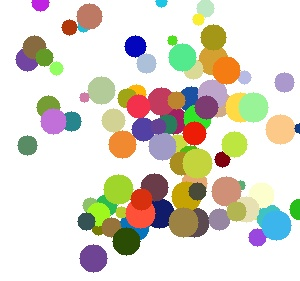
#> input picture Simulation/빵형의_개발도상국/File/02_Genetic_Algorithm_for_draw/result/spongebob_100.jpg, 300 x 281 px; its folder holds only this picture in this run
$ python main.py result/spongebob_100.jpg
#> lines starting #> are read from the running program, lines starting #| are printed output that depends on the picture; long printed decimals are rounded
import cv2, random, os, sys
import numpy as np
from copy import deepcopy
import multiprocessing as mp

filepath = sys.argv[1]
filename, ext = os.path.splitext(os.path.basename(filepath))

img = cv2.imread(filepath)
#> img is the input picture: shape (281, 300, 3); mean B, G, R 202.7, 215.9, 220.2
height, width, channels = img.shape
#> height = 281; width = 300; channels = 3

# hyperparameters
n_initial_genes = 50
n_population = 50
prob_mutation = 0.01
prob_add = 0.3
prob_remove = 0.2

min_radius, max_radius = 5, 15
save_every_n_iter = 100

# Gene
class Gene():
    def __init__(self):
        self.center = np.array([random.randint(0, width), random.randint(0, height)])
        self.radius = random.randint(min_radius, max_radius)
        self.color = np.array([random.randint(0, 255), random.randint(0, 255), random.randint(0, 255)])

    def mutate(self):
        mutation_size = max(1, int(round(random.gauss(15, 4)))) / 100

        r = random.uniform(0, 1)

        if r < 0.33: # radius
            self.radius = np.clip(random.randint(
                int(self.radius * (1 - mutation_size)),
                int(self.radius * (1 + mutation_size))
            ), 1, 100)

        elif r < 0.66: # center
            self.center = np.array([
                np.clip(random.randint(
                    int(self.center[0] * (1 - mutation_size)),
                    int(self.center[0] * (1 + mutation_size)))
                , 0, width),
                np.clip(random.randint(
                    int(self.center[1] * (1 - mutation_size)),
                    int(self.center[1] * (1 + mutation_size)))
                , 0, height)
            ])

        else: # color
            self.color = np.array([
                np.clip(random.randint(
                int(self.color[0] * (1 - mutation_size)),

                int(self.color[0] * (1 + mutation_size))),
                0, 255),
                np.clip(random.randint(
                int(self.color[1] * (1 - mutation_size)),
                int(self.color[1] * (1 + mutation_size))),
                0, 255),
                np.clip(random.randint(
                int(self.color[2] * (1 - mutation_size)),
                int(self.color[2] * (1 + mutation_size))),
                0, 255)
            ])

# compute fitness
def compute_fitness(genome):
  out = np.ones((height, width, channels), dtype=np.uint8) * 255

  for gene in genome:
    cv2.circle(out, center=tuple(gene.center), radius=gene.radius, color=(int(gene.color[0]), int(gene.color[1]), int(gene.color[2])), thickness=-1)

  # mean squared error
  fitness = 255. / np.mean((img.astype(np.float64) - out.astype(np.float64)) ** 2)

  return fitness, out

# compute population
def compute_population(g):
  genome = deepcopy(g)
  # mutation
  if len(genome) < 200:
    for gene in genome:
      if random.uniform(0, 1) < prob_mutation:
        gene.mutate()
  else:
    for gene in random.sample(genome, k=int(len(genome) * prob_mutation)):
      gene.mutate()

  # add gene
  if random.uniform(0, 1) < prob_add:
    genome.append(Gene())

  # remove gene
  if len(genome) > 0 and random.uniform(0, 1) < prob_remove:
    genome.remove(random.choice(genome))

  # compute fitness
  new_fitness, new_out = compute_fitness(genome)

  return new_fitness, genome, new_out

# main
if __name__ == '__main__':
  os.makedirs('result', exist_ok=True)

  p = mp.Pool(mp.cpu_count() - 1)

  # 1st gene
  best_genome = [Gene() for _ in range(n_initial_genes)]

  best_fitness, best_out = compute_fitness(best_genome)
#> after the loop in compute_fitness, `for gene in genome:`:
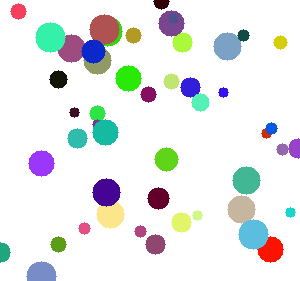
#> out: shape (281, 300, 3); mean of channels 0, 1, 2 232.1, 233.1, 230.1; drawn as B, G, R
#> in compute_fitness, `fitness = 255. / np.mean((img.astype(np.float64) - out.astype(np.float..`: fitness = 0.0293
#> best_fitness = 0.0293

  n_gen = 0

  while True:
    try:
      results = p.map(compute_population, [deepcopy(best_genome)] * n_population)
#> the loop in compute_population (call 2), `for gene in genome:` made 50 passes
#> (mutation_size in mutate, r in mutate) on pass 21: (0.13, 0.318)
#> results = 50 items
    except KeyboardInterrupt:
      p.close()
      break

    results.append([best_fitness, best_genome, best_out])

    new_fitnesses, new_genomes, new_outs = zip(*results)
#> new_fitnesses = 51 values, max 0.0295 at index 37, min 0.0285 at index 14, mean 0.0292; new_genomes = 51 items; new_outs = 51 items

    best_result = sorted(zip(new_fitnesses, new_genomes, new_outs), key=lambda x: x[0], reverse=True)
#> best_result = 51 items

    best_fitness, best_genome, best_out = best_result[0]
#> best_fitness = 0.0295; best_genome = 49 items

    # end of generation
    print('Generation #%s, Fitness %s' % (n_gen, best_fitness))
#| Generation #0, Fitness 0.0295
    n_gen += 1

    # visualize
    if n_gen % save_every_n_iter == 0:
      cv2.imwrite('result/%s_%s.jpg' % (filename, n_gen), best_out)

    cv2.imshow('best out', best_out)
    if cv2.waitKey(1) == ord('q'):
#> (key q is pressed here)
     p.close()
     break

  cv2.imshow('best out', best_out)
  cv2.waitKey(0)
